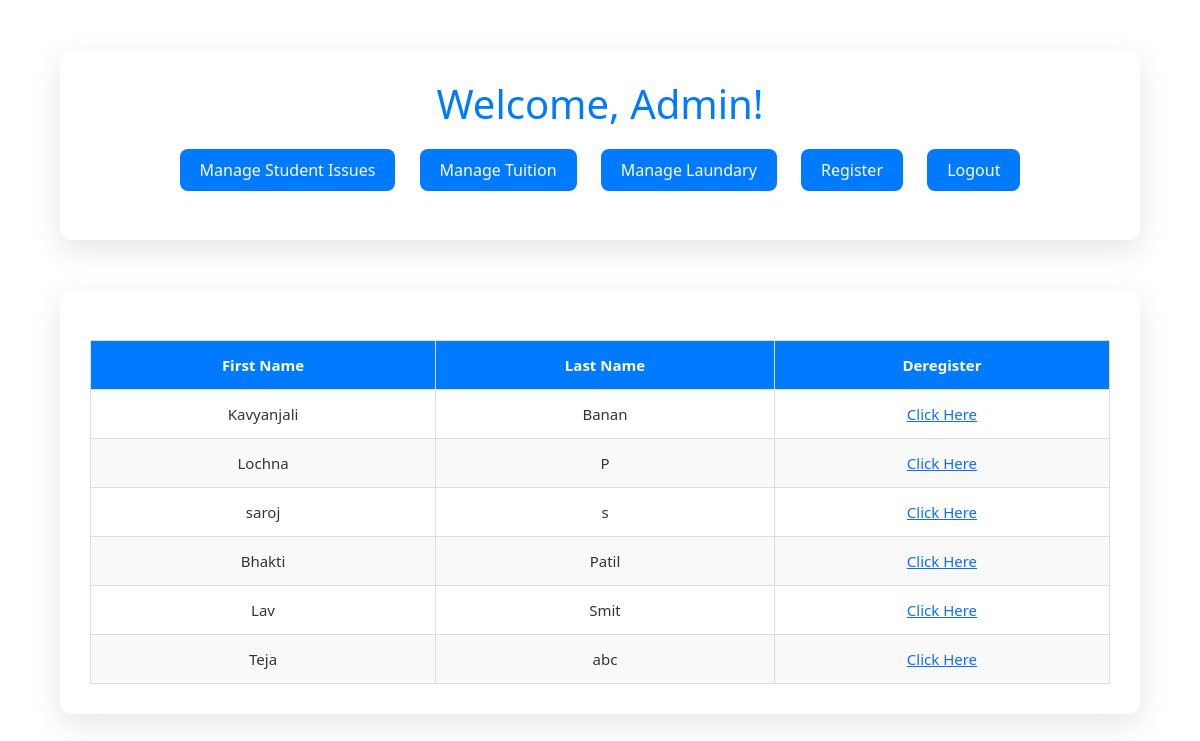
/admin_dashboard.php (signed in), run on an earlier commit of the app's database.
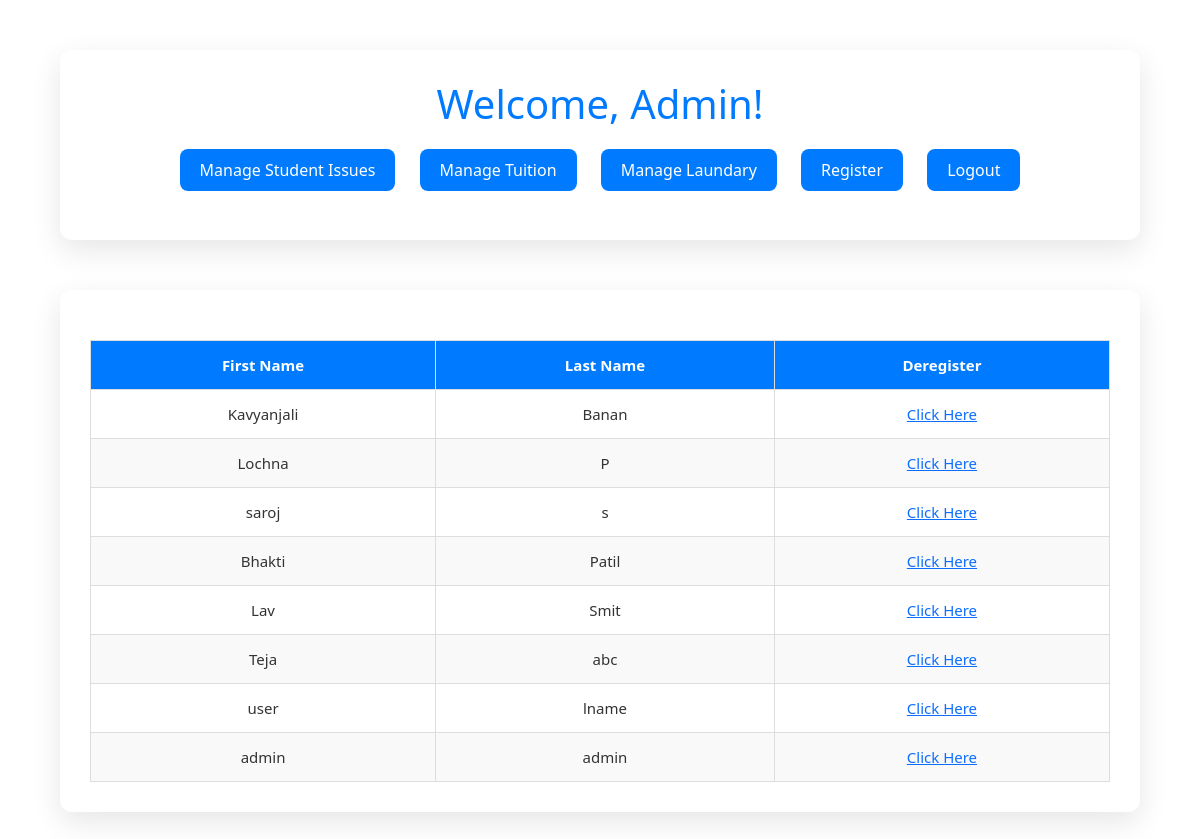
And on a later commit of the database.
### tables this page shows
CREATE TABLE `users` (
  `id` int(11) NOT NULL,
  `first_name` varchar(100) NOT NULL,
  `last_name` varchar(100) NOT NULL,
  `username` varchar(100) NOT NULL,
  `password` varchar(255) NOT NULL,
  `phone` varchar(20) DEFAULT NULL,
  `email` varchar(100) DEFAULT NULL,
  `grade` varchar(50) DEFAULT NULL,
  `parent_name` varchar(100) DEFAULT NULL,
  `parent_phone` varchar(20) DEFAULT NULL,
  `address` text DEFAULT NULL,
  `role` enum('student','admin') NOT NULL,
  `date_of_admission` date DEFAULT NULL,
  `created_at` timestamp NOT NULL DEFAULT current_timestamp()
);

### admin_dashboard.php (the view, shortened to what this page needs)
<?php
include 'db.php';
?>
<!DOCTYPE html>
<html lang="en">
<head>
    <link href="https://cdn.jsdelivr.net/npm/bootstrap@5.3.3/dist/css/bootstrap.min.css" rel="stylesheet">
    <link rel="stylesheet" href="style.css">
</head>
<body style="
  background-image: url('./background.jpg');
  background-repeat: no-repeat;
  background-size: cover;
  background-position: center;
  background-attachment: fixed;">
    <div class="container">
        <h1>Welcome, Admin!</h1>
            <ul>
                <li><a href="manage_issues_admin.php">Manage Student Issues</a></li>
                <li><a href="Remedial.php">Manage Tuition</a></li>
                <li><a href="laundary.php">Manage Laundary</a></li>
                <li><a href="register.php">Register</a></li>
                <li><a href="logout.php">Logout</a></li>
            </ul>
    </div>
    <div class="container table-responsive">
        <table>
  <thead>
    <tr>
      <th scope="col">First Name</th>
      <th scope="col">Last Name</th>
      <th scope="col">Deregister</th>
    </tr>
  </thead>
  <tbody>
    <?php
    $sql="SELECT first_name,last_name,id FROM users";
    $res=$conn->query($sql);
    while($row=$res->fetch_assoc()){
    ?>
        <tr>
            <td><?=$row['first_name']?></td>
            <td><?=$row['last_name']?></td>
            <td><a href="delete.php?id=<?=$row['id']?>">Click Here</a></td>
        </tr>
    <?php }?>
  </tbody>
</table>
    </div>
</body>
</html>

### style.css (style rules this page uses)
* { box-sizing: border-box; margin: 0; padding: 0; }
body { font-family: 'Segoe UI', Tahoma, Geneva, Verdana, sans-serif; background: linear-gradient(135deg, #f0f4f8, #d9e2ec); color: #333; line-height: 1.6; }
.container { background: #ffffff; max-width: 90vw; margin: 50px auto; padding: 30px; border-radius: 12px; box-shadow: 0 10px 30px rgba(0, 0, 0, 0.1); text-align: left; }
h1, h2, h3 { text-align: center; color: #007BFF; margin-bottom: 20px; }
table { width: 100% ; border-collapse: collapse ; margin-top: 20px ; font-size: 15px ; }
th, td { border: 1px solid #ddd !important; padding: 12px 15px ; text-align: center ; }
th { background-color: #007BFF !important; color: white !important; }
tr:nth-child(even) { background-color: #f9f9f9 !important; }
ul { list-style: none; padding: 0; text-align: center; }
ul li { display: inline-block; margin: 10px; }
ul li a { background-color: #007BFF; color: white; padding: 10px 20px; border-radius: 8px; text-decoration: none; transition: background 0.3s ease; }

What changed in the data, as far as the page shows it:
added users: first_name "user", last_name "lname"
added users: first_name "admin", last_name "admin"
